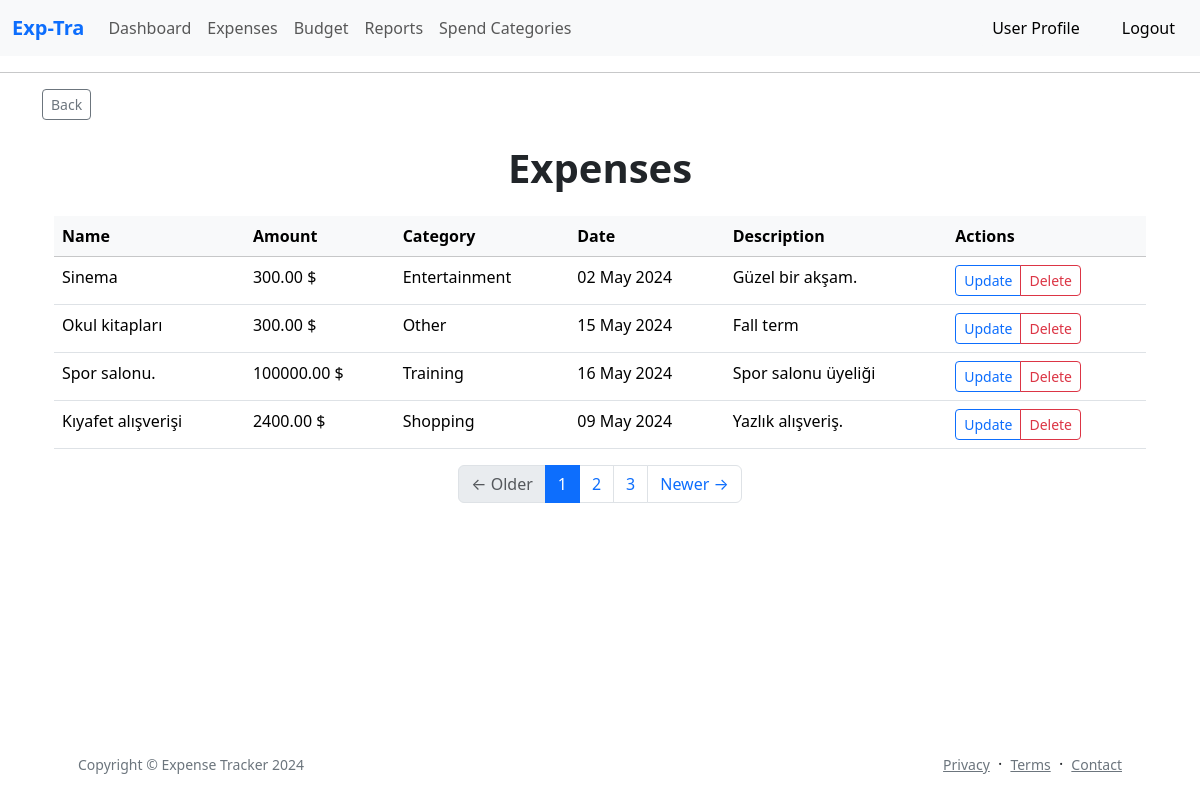
The app's page /expense_history (signed in) with its own data.
### app/models.py (models this page shows, shortened)
class Expense(db.Model):
    __tablename__ = 'expenses'
    id: so.Mapped[int] = so.mapped_column(primary_key=True)
    name: so.Mapped[str] = so.mapped_column(sa.String(140))
    amount : so.Mapped[float] = so.mapped_column(sa.Numeric(10, 2), nullable=False)
    category_id : so.Mapped[int] = so.mapped_column(sa.ForeignKey(Category.id),index=True)
    date : so.Mapped[datetime] = so.mapped_column(sa.Date, nullable=False)
    description: so.Mapped[str] = so.mapped_column(sa.Text)
    timestamp: so.Mapped[datetime] = so.mapped_column(
        index=True, default=lambda: datetime.now(timezone.utc))
    user_id: so.Mapped[int] = so.mapped_column(sa.ForeignKey(User.id),
                                               index=True)
    user: so.Mapped[User] = so.relationship(back_populates='expenses')

class Category(db.Model):
    id: so.Mapped[int] = so.mapped_column(primary_key=True)
    name: so.Mapped[str] = so.mapped_column(sa.String(140))
    expenses = db.relationship('Expense', backref='category', lazy=True)

### app/main/routes.py (the view)
@bp.route('/expense_history', methods=['GET'])
@login_required
def expense_history():
    form = ExpenseForm()
    expenses = Expense.query.filter_by(user_id=current_user.id).all()
    categories = Category.query.all()
    category_dict = {category.id: category.name for category in categories}
    page = request.args.get('page', 1, type=int)
    per_page = current_app.config['EXPENSES_PER_PAGE']
    pagination = Expense.query.filter_by(user_id=current_user.id).paginate(page=page, per_page=per_page, error_out=False)
    expenses = pagination.items
    total_pages = pagination.pages
    current_page = pagination.page
    page_nums = list(range(1, total_pages + 1))
    prev_url = url_for('main.expense_history', page=current_page - 1) if pagination.has_prev else None
    next_url = url_for('main.expense_history', page=current_page + 1) if pagination.has_next else None
    return render_template('expense_history.html', title='Expenses', expenses=expenses,
                           category_dict=category_dict, form=form,
                           prev_url=prev_url, next_url=next_url, page_nums=page_nums, current_page=current_page)

### app/models.py (called while the page is built)
@login.user_loader
def load_user(id):
    return db.session.get(User, int(id))

### app/templates/expense_history.html (shortened to what this page needs)
{% extends "base.html" %}
{% block content %}
<a href="{{ url_for('main.expenses')}}" class="btn btn-outline-secondary btn-sm">Back</a>
<h1 class="fw-bolder text-center my-4">Expenses</h1>
<div class="container">
    {% if expenses %}
    <div class="table-responsive">
        <table class="table table-hover">
            <thead class="table-light">
            <tr>
                <th>Name</th>
                <th>Amount</th>
                <th>Category</th>
                <th>Date</th>
                <th>Description</th>
                <th>Actions</th>
            </tr>
            </thead>
            <tbody>
            {% for expense in expenses %}
            <tr>
                <td>{{ expense.name|capitalize }}</td>
                <td>{{ expense.amount  }}{{ ' $' }}</td>
                <td>{{ category_dict[expense.category_id]|capitalize }}</td>
                <td>{{ expense.date.strftime('%d %b %Y') }}</td>
                <td>{{ expense.description|capitalize }}</td>
                <td>
                    <div class="btn-group" role="group">
                        <button type="button" class="btn btn-outline-primary btn-sm" data-bs-toggle="modal"
                                data-bs-target="#updateModal{{ expense.id }}">Update
                        </button>
                        <button type="button" class="btn btn-outline-danger btn-sm" data-bs-toggle="modal"
                                data-bs-target="#deleteModal{{ expense.id }}">Delete
                        </button>
                    </div>
                </td>
            </tr>
            {% endfor %}
            </tbody>
        </table>
    </div>
</div>
    {% else %}
    <p class="fw-bold text-center">You don't have any expenses yet 😥</p>
    {% endif %}
<nav aria-label="Page navigation example">
  <ul class="pagination justify-content-center">
    {% if prev_url %}
      <li class="page-item">
        <a class="page-link" href="{{ prev_url }}">&larr; Older</a>
      </li>
    {% else %}
      <li class="page-item disabled">
        <span class="page-link">&larr; Older</span>
      </li>
    {% endif %}
    {% for page_num in page_nums %}
      <li class="page-item{% if page_num == current_page %} active{% endif %}">
        <a class="page-link" href="{{ url_for('main.expense_history', page=page_num) }}">{{ page_num }}</a>
      </li>
    {% endfor %}
    {% if next_url %}
      <li class="page-item">
        <a class="page-link" href="{{ next_url }}">Newer &rarr;</a>
      </li>
    {% else %}
      <li class="page-item disabled">
        <span class="page-link">Newer &rarr;</span>
      </li>
    {% endif %}
  </ul>
</nav>
{% endblock %}

### records on screen
Expense: name "Sinema", amount "300.00", value "$", date "02 May 2024", description "Güzel bir akşam."
Category: name "Entertainment"
Expense: name "Okul kitapları", amount "300.00", value "$", date "15 May 2024", description "Fall term"
Category: name "Other"
Expense: name "Spor salonu.", amount "100000.00", value "$", date "16 May 2024", description "Spor salonu üyeliği"
Category: name "Training"
Expense: name "Kıyafet alışverişi", amount "2400.00", value "$", date "09 May 2024", description "Yazlık alışveriş."
Category: name "Shopping"

### other values on screen
{{ page_num }} "1" "2" "3"
